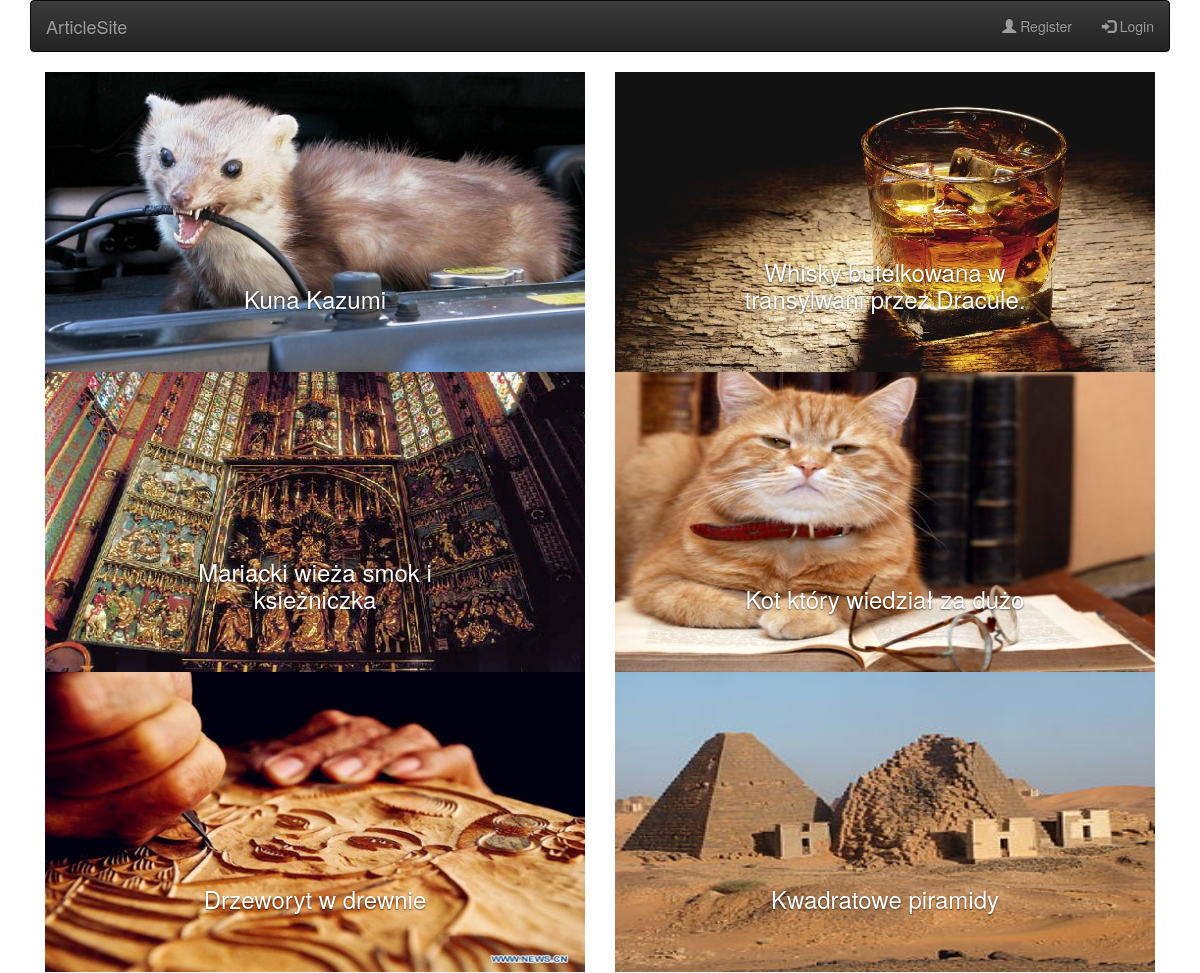
The page / on the database its author committed.
### newspaper/models.py (models this page shows, shortened)
class Article(models.Model):
    author = models.ForeignKey('auth.User', related_name='articles')
    date = models.DateField(default=timezone.now)
    title = models.CharField(max_length=200)
    content = models.TextField()
    is_published = models.BooleanField(default=False)
    photo = models.ImageField(upload_to='pictures', null=True, blank=True)

### newspaper/views.py (the view)
# urls.py: url(r'^$', views.article_list, name='article_list'),
def article_list(request):
    articles_list = Article.objects.filter(is_published=True).order_by('-date')
    return render(request, 'newspaper/article_list.html', {'article_list': articles_list})

### newspaper/templates/newspaper/article_list.html
{% extends 'newspaper/home.html' %}
{% block content %}
    <div>
    {% for article in article_list %}
        <div class="col-md-6">
            <a href="{% url 'article_detail' pk=article.pk %}">
                {% include 'newspaper/article.html' with article=article %}
            </a>
        </div>
    {% endfor %}
    </div>
{% endblock %}

### newspaper/templates/newspaper/article.html
<div id="mycarousel" class="carousel slide" data-ride="carousel">
    <div class="carousel-inner">
        <div class="item active">
        <img src="{{ article.photo.url }}" alt="" class="img-responsive fill" style="max-height: 300px">
           <div class="carousel-caption">
               <h3>{{ article.title }}</h3>
           </div>
        </div>
    </div>
</div>

### newspaper/static/newspaper/css/customStylesheet.css (style rules this page uses)
.fill { width:100%;height:100%;background-position:center;background-size:cover; }

### rows shown on the page
Article: photo (picture), title "Kuna Kazumi"
Article: photo (picture), title "Whisky butelkowana w transylwani przez Dracule."
Article: photo (picture), title "Mariacki wieża smok i ksieżniczka"
Article: photo (picture), title "Kot który wiedział za dużo"
Article: photo (picture), title "Drzeworyt w drewnie"
Article: photo (picture), title "Kwadratowe piramidy"
